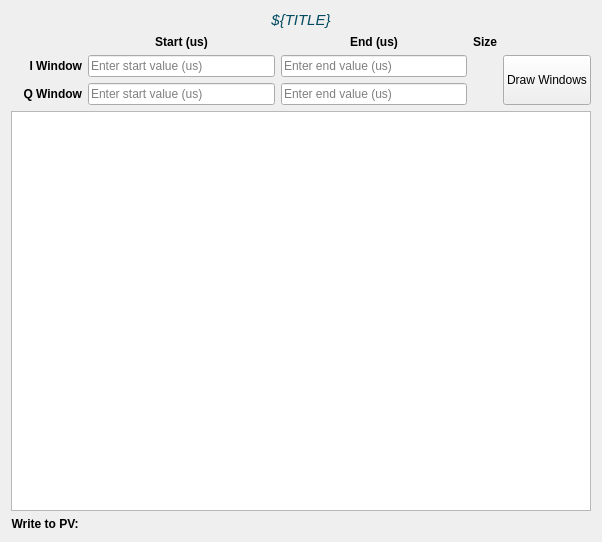
<?xml version="1.0" encoding="UTF-8"?>
<ui version="4.0">
 <class>average_window</class>
 <widget class="QWidget" name="average_window">
  <property name="geometry">
   <rect>
    <x>0</x>
    <y>0</y>
    <width>602</width>
    <height>542</height>
   </rect>
  </property>
  <property name="windowTitle">
   <string>Define Average Window - ${DEV}</string>
  </property>
  <layout class="QGridLayout" name="gridLayout">
   <item row="0" column="0">
    <layout class="QGridLayout" name="gridLayout_2">
     <property name="leftMargin">
      <number>0</number>
     </property>
     <property name="topMargin">
      <number>0</number>
     </property>
     <property name="rightMargin">
      <number>0</number>
     </property>
     <property name="bottomMargin">
      <number>0</number>
     </property>
     <item row="3" column="1">
      <widget class="QLineEdit" name="start_line_edit">
       <property name="styleSheet">
        <string notr="true"/>
       </property>
       <property name="placeholderText">
        <string>Enter start value (us)</string>
       </property>
      </widget>
     </item>
     <item row="9" column="0">
      <widget class="QLabel" name="label_2">
       <property name="font">
        <font>
         <weight>75</weight>
         <bold>true</bold>
        </font>
       </property>
       <property name="text">
        <string>Write to PV: </string>
       </property>
       <property name="alignment">
        <set>Qt::AlignRight|Qt::AlignTrailing|Qt::AlignVCenter</set>
       </property>
      </widget>
     </item>
     <item row="3" column="3">
      <widget class="PyDMLabel" name="get_pv_size_i">
       <property name="toolTip">
        <string/>
       </property>
       <property name="text">
        <string/>
       </property>
       <property name="channel" stdset="0">
        <string>ca://${DEV}:I${R}${N}.NELM</string>
       </property>
      </widget>
     </item>
     <item row="1" column="2">
      <widget class="QLabel" name="stop_label">
       <property name="font">
        <font>
         <weight>75</weight>
         <bold>true</bold>
        </font>
       </property>
       <property name="text">
        <string>End (us)</string>
       </property>
       <property name="alignment">
        <set>Qt::AlignCenter</set>
       </property>
      </widget>
     </item>
     <item row="4" column="1">
      <widget class="QLineEdit" name="start_line_edit_q">
       <property name="placeholderText">
        <string>Enter start value (us)</string>
       </property>
      </widget>
     </item>
     <item row="9" column="1" colspan="3">
      <layout class="QHBoxLayout" name="button_layout"/>
     </item>
     <item row="1" column="3">
      <widget class="QLabel" name="label_3">
       <property name="font">
        <font>
         <weight>75</weight>
         <bold>true</bold>
        </font>
       </property>
       <property name="text">
        <string>Size</string>
       </property>
       <property name="alignment">
        <set>Qt::AlignCenter</set>
       </property>
      </widget>
     </item>
     <item row="1" column="1">
      <widget class="QLabel" name="start_label">
       <property name="font">
        <font>
         <weight>75</weight>
         <bold>true</bold>
        </font>
       </property>
       <property name="text">
        <string>Start (us)</string>
       </property>
       <property name="alignment">
        <set>Qt::AlignCenter</set>
       </property>
      </widget>
     </item>
     <item row="3" column="2">
      <widget class="QLineEdit" name="end_line_edit">
       <property name="styleSheet">
        <string notr="true"/>
       </property>
       <property name="placeholderText">
        <string>Enter end value (us)</string>
       </property>
      </widget>
     </item>
     <item row="4" column="3">
      <widget class="PyDMLabel" name="get_pv_size_q">
       <property name="toolTip">
        <string/>
       </property>
       <property name="text">
        <string/>
       </property>
       <property name="channel" stdset="0">
        <string>ca://${DEV}:Q${R}${N}.NELM</string>
       </property>
      </widget>
     </item>
     <item row="4" column="2">
      <widget class="QLineEdit" name="end_line_edit_q">
       <property name="placeholderText">
        <string>Enter end value (us)</string>
       </property>
      </widget>
     </item>
     <item row="4" column="0">
      <widget class="QLabel" name="label_5">
       <property name="font">
        <font>
         <weight>75</weight>
         <bold>true</bold>
        </font>
       </property>
       <property name="text">
        <string>Q Window</string>
       </property>
       <property name="alignment">
        <set>Qt::AlignRight|Qt::AlignTrailing|Qt::AlignVCenter</set>
       </property>
      </widget>
     </item>
     <item row="8" column="0" colspan="5">
      <widget class="PyDMWaveformPlot" name="average_window_wf">
       <property name="minimumSize">
        <size>
         <width>500</width>
         <height>300</height>
        </size>
       </property>
       <property name="toolTip">
        <string/>
       </property>
       <property name="showXGrid">
        <bool>true</bool>
       </property>
       <property name="showYGrid">
        <bool>true</bool>
       </property>
       <property name="axisColor">
        <color>
         <red>204</red>
         <green>204</green>
         <blue>204</blue>
        </color>
       </property>
       <property name="showRightAxis">
        <bool>true</bool>
       </property>
       <property name="title" stdset="0">
        <string>I/Q windows preview</string>
       </property>
       <property name="xLabels">
        <stringlist>
         <string>Time (us)</string>
        </stringlist>
       </property>
       <property name="yLabels">
        <stringlist>
         <string>Amplitude</string>
        </stringlist>
       </property>
       <property name="showLegend">
        <bool>true</bool>
       </property>
       <property name="curves">
        <stringlist>
         <string>{&quot;y_channel&quot;: null, &quot;x_channel&quot;: &quot;ca://${DEV}:XWF&quot;, &quot;name&quot;: &quot;I&quot;, &quot;color&quot;: &quot;#ff557f&quot;, &quot;lineStyle&quot;: 1, &quot;lineWidth&quot;: 1, &quot;symbol&quot;: null, &quot;symbolSize&quot;: 10, &quot;redraw_mode&quot;: 2}</string>
         <string>{&quot;y_channel&quot;: null, &quot;x_channel&quot;: &quot;ca://${DEV}:XWF&quot;, &quot;name&quot;: &quot;Q&quot;, &quot;color&quot;: &quot;#5500ff&quot;, &quot;lineStyle&quot;: 1, &quot;lineWidth&quot;: 1, &quot;symbol&quot;: null, &quot;symbolSize&quot;: 10, &quot;redraw_mode&quot;: 2}</string>
        </stringlist>
       </property>
      </widget>
     </item>
     <item row="3" column="0">
      <widget class="QLabel" name="label">
       <property name="font">
        <font>
         <weight>75</weight>
         <bold>true</bold>
        </font>
       </property>
       <property name="text">
        <string>I Window</string>
       </property>
       <property name="alignment">
        <set>Qt::AlignRight|Qt::AlignTrailing|Qt::AlignVCenter</set>
       </property>
      </widget>
     </item>
     <item row="3" column="4" rowspan="2">
      <widget class="QPushButton" name="draw_window_pb">
       <property name="sizePolicy">
        <sizepolicy hsizetype="Minimum" vsizetype="Expanding">
         <horstretch>0</horstretch>
         <verstretch>0</verstretch>
        </sizepolicy>
       </property>
       <property name="styleSheet">
        <string notr="true"/>
       </property>
       <property name="text">
        <string>Draw Windows</string>
       </property>
      </widget>
     </item>
     <item row="0" column="0" colspan="5">
      <widget class="QLabel" name="display_pv_label">
       <property name="font">
        <font>
         <pointsize>11</pointsize>
         <italic>true</italic>
        </font>
       </property>
       <property name="styleSheet">
        <string notr="true">QLabel{color: #034b61}</string>
       </property>
       <property name="text">
        <string>${TITLE}</string>
       </property>
       <property name="alignment">
        <set>Qt::AlignCenter</set>
       </property>
      </widget>
     </item>
    </layout>
   </item>
  </layout>
 </widget>
 <customwidgets>
  <customwidget>
   <class>PyDMLabel</class>
   <extends>QLabel</extends>
   <header>pydm.widgets.label</header>
  </customwidget>
  <customwidget>
   <class>PyDMWaveformPlot</class>
   <extends>QGraphicsView</extends>
   <header>pydm.widgets.waveformplot</header>
  </customwidget>
 </customwidgets>
 <resources/>
 <connections/>
</ui>
